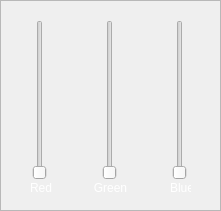
   <widget class="QFrame" name="frame_2">
    <property name="geometry">
     <rect>
      <x>750</x>
      <y>270</y>
      <width>221</width>
      <height>211</height>
     </rect>
    </property>
    <property name="styleSheet">
     <string notr="true">opacity: 0.2</string>
    </property>
    <property name="frameShape">
     <enum>QFrame::StyledPanel</enum>
    </property>
    <property name="frameShadow">
     <enum>QFrame::Raised</enum>
    </property>
    <widget class="QLabel" name="label_16">
     <property name="geometry">
      <rect>
       <x>90</x>
       <y>180</y>
       <width>41</width>
       <height>16</height>
      </rect>
     </property>
     <property name="text">
      <string>&lt;html&gt;&lt;head/&gt;&lt;body&gt;&lt;p align=&quot;center&quot;&gt;&lt;span style=&quot; color:#ffffff;&quot;&gt;Green&lt;/span&gt;&lt;/p&gt;&lt;/body&gt;&lt;/html&gt;</string>
     </property>
    </widget>
    <widget class="QLabel" name="label_15">
     <property name="geometry">
      <rect>
       <x>170</x>
       <y>180</y>
       <width>21</width>
       <height>16</height>
      </rect>
     </property>
     <property name="text">
      <string>&lt;html&gt;&lt;head/&gt;&lt;body&gt;&lt;p&gt;&lt;span style=&quot; color:#ffffff;&quot;&gt;Blue&lt;/span&gt;&lt;/p&gt;&lt;/body&gt;&lt;/html&gt;</string>
     </property>
    </widget>
    <widget class="QSlider" name="blueVal">
     <property name="geometry">
      <rect>
       <x>170</x>
       <y>20</y>
       <width>19</width>
       <height>160</height>
      </rect>
     </property>
     <property name="maximum">
      <number>255</number>
     </property>
     <property name="orientation">
      <enum>Qt::Vertical</enum>
     </property>
    </widget>
    <widget class="QSlider" name="greenVal">
     <property name="geometry">
      <rect>
       <x>100</x>
       <y>20</y>
       <width>19</width>
       <height>160</height>
      </rect>
     </property>
     <property name="maximum">
      <number>255</number>
     </property>
     <property name="orientation">
      <enum>Qt::Vertical</enum>
     </property>
    </widget>
    <widget class="QSlider" name="redVal">
     <property name="geometry">
      <rect>
       <x>30</x>
       <y>20</y>
       <width>19</width>
       <height>160</height>
      </rect>
     </property>
     <property name="maximum">
      <number>255</number>
     </property>
     <property name="orientation">
      <enum>Qt::Vertical</enum>
     </property>
    </widget>
    <widget class="QLabel" name="label_2">
     <property name="geometry">
      <rect>
       <x>30</x>
       <y>180</y>
       <width>31</width>
       <height>16</height>
      </rect>
     </property>
     <property name="text">
      <string>&lt;html&gt;&lt;head/&gt;&lt;body&gt;&lt;p&gt;&lt;span style=&quot; color:#ffffff;&quot;&gt;Red&lt;/span&gt;&lt;/p&gt;&lt;/body&gt;&lt;/html&gt;</string>
     </property>
    </widget>
   </widget>
